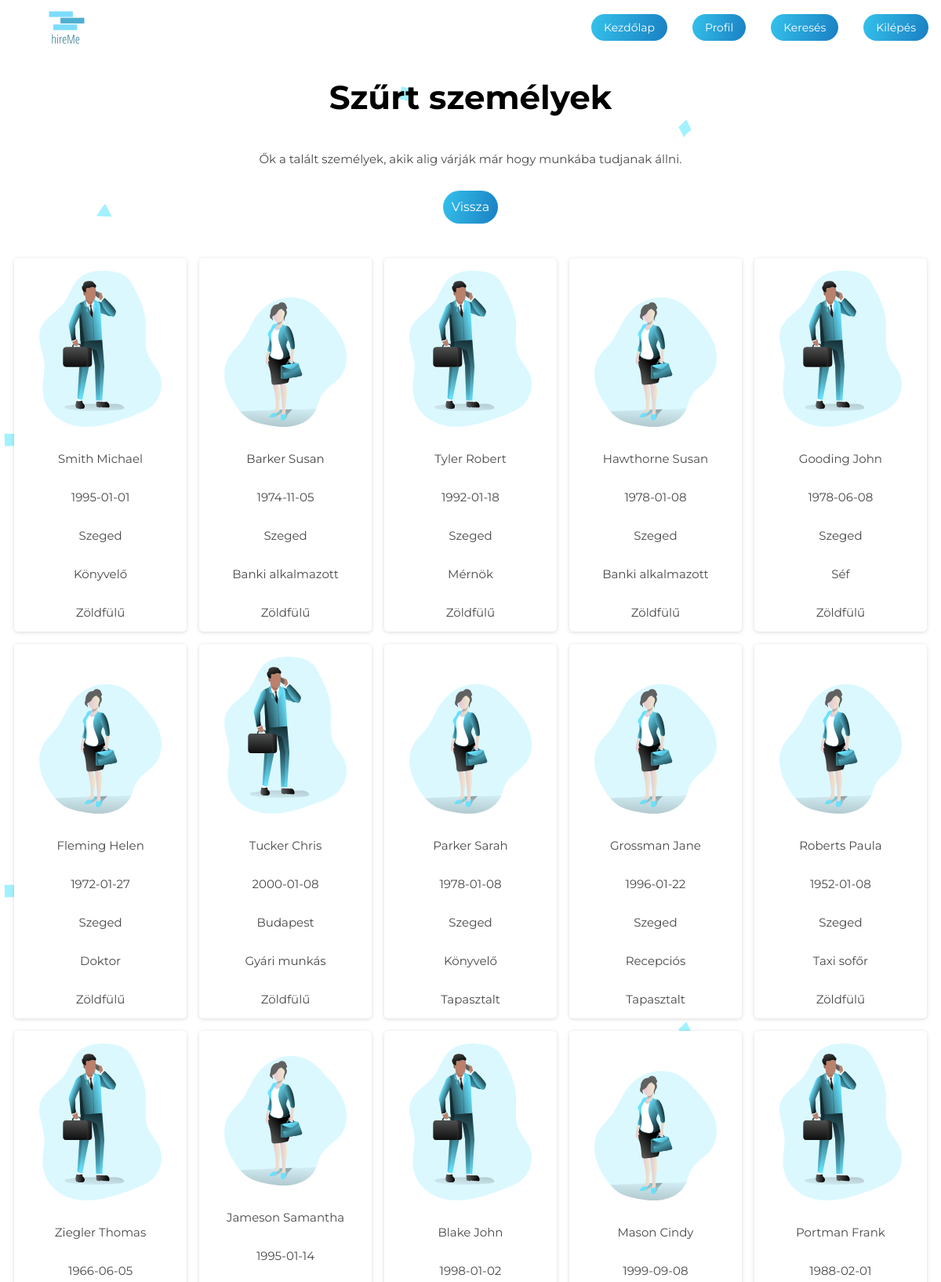
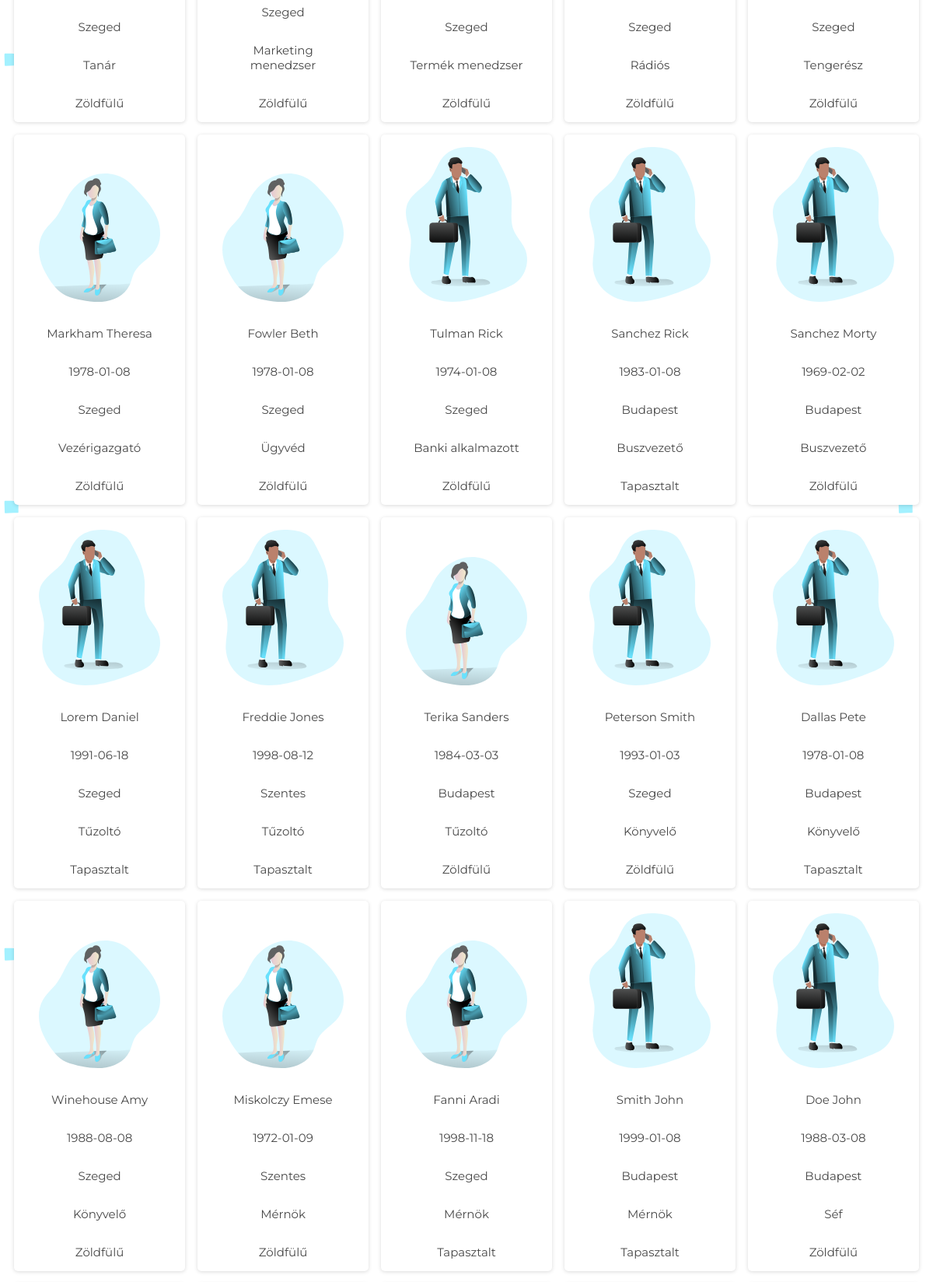
/php/searchviafilter.php (signed in, upper part), run on the app's committed database (2 pictures, top to bottom).
### tables this page shows
CREATE TABLE `employee` (
  `id` int(11) NOT NULL,
  `first_name` varchar(20) NOT NULL,
  `last_name` varchar(20) NOT NULL,
  `category_id` int(11) NOT NULL,
  `path` varchar(30) NOT NULL DEFAULT '../images/',
  `filename` varchar(30) NOT NULL DEFAULT 'business_man.svg',
  `phone_num` varchar(50) NOT NULL DEFAULT '+36 30 345 5233',
  `location` varchar(50) NOT NULL DEFAULT 'Szeged',
  `work_exp` varchar(30) NOT NULL DEFAULT 'Zöldfülű',
  `email` varchar(30) NOT NULL DEFAULT 'email@email.com',
  `born` date DEFAULT NULL,
  `bio` varchar(5000) NOT NULL DEFAULT 'The questions I had didn''t magically disappear. Our conscience cannot rest until we not only secure our borders, but give the 12 million undocumented immigrants in this country a chance to earn their citizenship by paying a fine and waiting in line behind all those who came here legally. I''m hearing from progressives who understand that if we want to communicate our hopes and values to Americans, we can''t abandon the field of religious discourse. What is that promise? Michelle and I are only here tonight because we were given a chance at an education. So don''t tell me that Democrats won''t defend this country.'
);

CREATE TABLE `categories` (
  `id` int(11) NOT NULL,
  `name` varchar(30) NOT NULL,
  `path` varchar(30) NOT NULL,
  `filename` varchar(30) NOT NULL
);

### php/searchviafilter.php (the view, shortened to what this page needs)
<?php
include_once('../config/config.php');
$sql = "SELECT * FROM employee";
?>
<body class="search-body">
  <div class="search-area-inner">
    <h1>Szűrt személyek</h1>
    <p>Ők a talált személyek, akik alig várják már hogy munkába tudjanak állni.</p>
    <a class="cta" id="back">Vissza</a>
  </div>
  <div class="search-tag-container">
    <?php
        $result = $conn -> query($sql);
        while($row = $result -> fetch_assoc()){
          ?>
          <div data-person-id="<?php echo $row['id'];?>" class="card person animated fadeIn">
            <img class="card-img" src="<?php echo $row['path'];?><?php echo $row['filename'];?>">
            <p><?php echo $row['last_name'];?> <?php echo $row['first_name'];?></p>
            <p><?php echo $row['born'];?></p>
            <p><?php echo $row['location'];?></p>
            <p><?php
            $myID = $row['category_id'];
            $sql = "SELECT * from categories where id = $myID";
            $res = $conn -> query($sql);
            while($innerRow = $res -> fetch_assoc()){
              $myID = $innerRow['name'];
            }
            echo $myID;
            ?></p>
            <p><?php echo $row['work_exp'];?></p>
          </div>
          <?php
        }
        ?>
  </div>
</body>

### css/main.css (style rules this page uses)
body { margin: 0; padding: 0; font-family: 'Montserrat', sans-serif; box-sizing: border-box; }
h1 { color:black; font-weight: bold; font-size: 42px; }
.search-body { background-color: #ffffff; background-attachment: fixed; }
.card { padding: 0px 24px; box-shadow: rgba(0, 0, 0, 0.15) 0px 1px 5px 0px; margin: 1rem; display: flex; width: calc(14.33% - 16px); position: relative; background-color: white; box-shadow: rgba(0, 0, 0, 0.15) 0px 1px 5px 0px; cursor: pointer; flex-direction: column; text-align: center; -webkit-box-pack: end; justify-content: flex-end; margin: 8px; border-radius: 5px; padding: 0px 32px; transition: all 0.2s ease-in 0s; }
.card-img { padding: 1rem 0rem 1rem 0rem; }
.search-area-inner { display: flex; justify-content: center; flex-direction: column; align-content: center; text-align: center; align-items: center; padding: 0 10rem 0 10rem!important; }
a { text-decoration: none; }
.search-tag-container { display: flex; flex-direction: row; flex-wrap: wrap; max-width: 1200px; justify-content: center; align-content: center; justify-items:center; width: 100%; display: flex; flex-direction: row; margin: auto; padding: 20px 0px 90px; }
p { font-size: 15px!important; color:rgb(72, 72, 72); }
nav { display: flex; height: 70px; justify-content: flex-end; align-items: center; z-index: 444; }
nav li { text-decoration: none; list-style-type: none; font-size: 14px; padding: 0.5rem; background-image: linear-gradient(105deg, rgb(52, 194, 235), rgb(26, 127, 195)); border-radius: 25px; margin: 0rem 1rem 0rem 1rem; padding: 0.5rem; }
nav li a { text-decoration: none; color: white; transition: 0.5s all ease; padding: 0.5rem; }
.cta { padding: 0.7rem; background-image: linear-gradient(105deg, rgb(52, 194, 235), rgb(26, 127, 195)); border-radius: 25px; text-decoration: none; color:white; margin: 1rem; transition: all 0.2s ease-in-out; }

### data on the page
employee: path+filename (picture), last_name "Smith", first_name "Michael", born "1995-01-01", location "Szeged", category.name "Könyvelő", work_exp "Zöldfülű"
employee: path+filename (picture), last_name "Barker", first_name "Susan", born "1974-11-05", location "Szeged", category.name "Banki alkalmazott", work_exp "Zöldfülű"
employee: path+filename (picture), last_name "Tyler", first_name "Robert", born "1992-01-18", location "Szeged", category.name "Mérnök", work_exp "Zöldfülű"
employee: path+filename (picture), last_name "Hawthorne", first_name "Susan", born "1978-01-08", location "Szeged", category.name "Banki alkalmazott", work_exp "Zöldfülű"
employee: path+filename (picture), last_name "Gooding", first_name "John", born "1978-06-08", location "Szeged", category.name "Séf", work_exp "Zöldfülű"
employee: path+filename (picture), last_name "Fleming", first_name "Helen", born "1972-01-27", location "Szeged", category.name "Doktor", work_exp "Zöldfülű"
employee: path+filename (picture), last_name "Tucker", first_name "Chris", born "2000-01-08", location "Budapest", category.name "Gyári munkás", work_exp "Zöldfülű"
employee: path+filename (picture), last_name "Parker", first_name "Sarah", born "1978-01-08", location "Szeged", category.name "Könyvelő", work_exp "Tapasztalt"
employee: path+filename (picture), last_name "Grossman", first_name "Jane", born "1996-01-22", location "Szeged", category.name "Recepciós", work_exp "Tapasztalt"
employee: path+filename (picture), last_name "Roberts", first_name "Paula", born "1952-01-08", location "Szeged", category.name "Taxi sofőr", work_exp "Zöldfülű"
employee: path+filename (picture), last_name "Ziegler", first_name "Thomas", born "1966-06-05", location "Szeged", category.name "Tanár", work_exp "Zöldfülű"
employee: path+filename (picture), last_name "Jameson", first_name "Samantha", born "1995-01-14", location "Szeged", category.name "Marketing menedzser", work_exp "Zöldfülű"
employee: path+filename (picture), last_name "Blake", first_name "John", born "1998-01-02", location "Szeged", category.name "Termék menedzser", work_exp "Zöldfülű"
employee: path+filename (picture), last_name "Mason", first_name "Cindy", born "1999-09-08", location "Szeged", category.name "Rádiós", work_exp "Zöldfülű"
employee: path+filename (picture), last_name "Portman", first_name "Frank", born "1988-02-01", location "Szeged", category.name "Tengerész", work_exp "Zöldfülű"
employee: path+filename (picture), last_name "Markham", first_name "Theresa", born "1978-01-08", location "Szeged", category.name "Vezérigazgató", work_exp "Zöldfülű"
employee: path+filename (picture), last_name "Fowler", first_name "Beth", born "1978-01-08", location "Szeged", category.name "Ügyvéd", work_exp "Zöldfülű"
employee: path+filename (picture), last_name "Tulman", first_name "Rick", born "1974-01-08", location "Szeged", category.name "Banki alkalmazott", work_exp "Zöldfülű"
employee: path+filename (picture), last_name "Sanchez", first_name "Rick", born "1983-01-08", location "Budapest", category.name "Buszvezető", work_exp "Tapasztalt"
employee: path+filename (picture), last_name "Sanchez", first_name "Morty", born "1969-02-02", location "Budapest", category.name "Buszvezető", work_exp "Zöldfülű"
employee: path+filename (picture), last_name "Lorem", first_name "Daniel", born "1991-06-18", location "Szeged", category.name "Tűzoltó", work_exp "Tapasztalt"
employee: path+filename (picture), last_name "Freddie", first_name "Jones", born "1998-08-12", location "Szentes", category.name "Tűzoltó", work_exp "Tapasztalt"
employee: path+filename (picture), last_name "Terika", first_name "Sanders", born "1984-03-03", location "Budapest", category.name "Tűzoltó", work_exp "Zöldfülű"
employee: path+filename (picture), last_name "Peterson", first_name "Smith", born "1993-01-03", location "Szeged", category.name "Könyvelő", work_exp "Zöldfülű"
employee: path+filename (picture), last_name "Dallas", first_name "Pete", born "1978-01-08", location "Budapest", category.name "Könyvelő", work_exp "Tapasztalt"
employee: path+filename (picture), last_name "Winehouse", first_name "Amy", born "1988-08-08", location "Szeged", category.name "Könyvelő", work_exp "Zöldfülű"
employee: path+filename (picture), last_name "Miskolczy", first_name "Emese", born "1972-01-09", location "Szentes", category.name "Mérnök", work_exp "Zöldfülű"
employee: path+filename (picture), last_name "Fanni", first_name "Aradi", born "1998-11-18", location "Szeged", category.name "Mérnök", work_exp "Tapasztalt"
employee: path+filename (picture), last_name "Smith", first_name "John", born "1999-01-08", location "Budapest", category.name "Mérnök", work_exp "Tapasztalt"
employee: path+filename (picture), last_name "Doe", first_name "John", born "1988-03-08", location "Budapest", category.name "Séf", work_exp "Zöldfülű"
